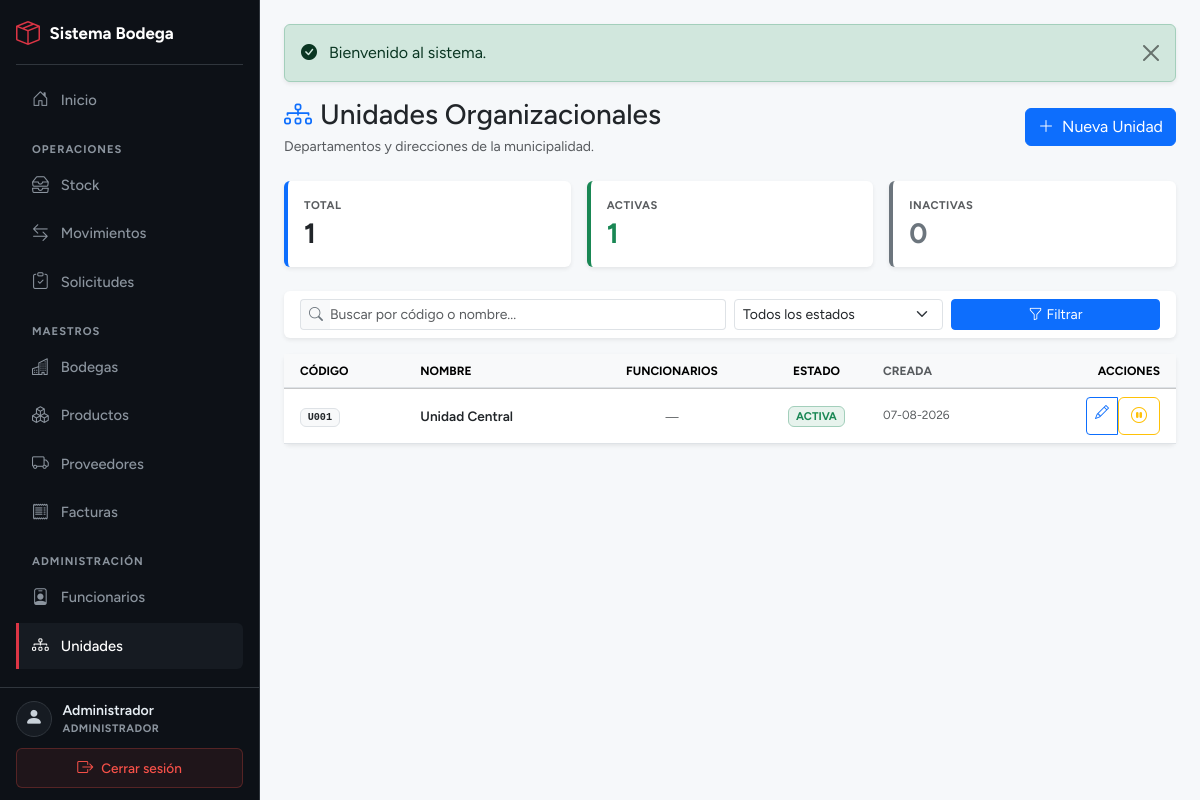
Screenshot of /modulos/unidades/unidades_lista.php (signed in) with the database file from the repository.
### tables this page shows
CREATE TABLE unidades_organizacionales (
    id         INT UNSIGNED AUTO_INCREMENT PRIMARY KEY,
    codigo     VARCHAR(20)  NOT NULL,
    nombre     VARCHAR(150) NOT NULL,
    estado     TINYINT(1)   NOT NULL DEFAULT 1,
    created_at DATETIME     NOT NULL DEFAULT CURRENT_TIMESTAMP,
    UNIQUE KEY uq_unidades_codigo (codigo)
);

### inc/functions.php (called while the page is built, shortened)
<?php
function h($text)
{
    return htmlspecialchars((string)$text, ENT_QUOTES, 'UTF-8');
}
function get($key, $default = '')
{
    return isset($_GET[$key]) ? trim($_GET[$key]) : $default;
}

### modulos/unidades/unidades_lista.php (the view, shortened to what this page needs)
<?php
require_once __DIR__ . '/../../inc/db.php';
require_once __DIR__ . '/../../inc/functions.php';
$buscar   = trim((string)get('buscar'));
$perPage  = 50;
$pagina   = max(1, (int)get('pagina', 1));
$offset   = ($pagina - 1) * $perPage;
$where  = array('1=1');
$params = array();
$whereSql = implode(' AND ', $where);
$sql = "
    SELECT uo.*,
           COUNT(f.id) AS total_funcionarios,
           SUM(CASE WHEN f.estado = 1 THEN 1 ELSE 0 END) AS funcionarios_activos
    FROM unidades_organizacionales uo
    LEFT JOIN funcionarios f ON f.id_unidad = uo.id
    WHERE $whereSql
    GROUP BY uo.id
    ORDER BY uo.nombre ASC
    LIMIT $perPage OFFSET $offset
";
$stmt = $pdo->prepare($sql);
$stmt->execute($params);
$unidades = $stmt->fetchAll();
$kpis = $pdo->query("
    SELECT
        COUNT(*) AS total,
        SUM(CASE WHEN estado = 1 THEN 1 ELSE 0 END) AS activas,
        SUM(CASE WHEN estado = 0 THEN 1 ELSE 0 END) AS inactivas
    FROM unidades_organizacionales
")->fetch();
require_once __DIR__ . '/../../inc/header.php';
?>
<div class="d-flex justify-content-between align-items-center mb-4 flex-wrap gap-2">
    <div>
        <h1 class="h3 mb-0">
            <i class="bi bi-diagram-3 text-primary me-2"></i>Unidades Organizacionales
        </h1>
        <p class="text-muted small mb-0 mt-1">Departamentos y direcciones de la municipalidad.</p>
    </div>
    <a href="unidades_crear.php" class="btn btn-primary">
        <i class="bi bi-plus-lg me-1"></i> Nueva Unidad
    </a>
</div>
<div class="row g-3 mb-4">
    <div class="col-6 col-md-4">
        <div class="card shadow-sm border-0 border-start border-primary border-4 h-100">
            <div class="card-body py-3">
                <p class="text-muted text-uppercase mb-1 fw-bold fs-xs ls-1" >Total</p>
                <h3 class="mb-0 fw-bold text-dark"><?php echo (int)$kpis['total']; ?></h3>
            </div>
        </div>
    </div>
    <div class="col-6 col-md-4">
        <div class="card shadow-sm border-0 border-start border-success border-4 h-100">
            <div class="card-body py-3">
                <p class="text-muted text-uppercase mb-1 fw-bold fs-xs ls-1" >Activas</p>
                <h3 class="mb-0 fw-bold text-success"><?php echo (int)$kpis['activas']; ?></h3>
            </div>
        </div>
    </div>
    <div class="col-6 col-md-4">
        <div class="card shadow-sm border-0 border-start border-secondary border-4 h-100">
            <div class="card-body py-3">
                <p class="text-muted text-uppercase mb-1 fw-bold fs-xs ls-1" >Inactivas</p>
                <h3 class="mb-0 fw-bold text-secondary"><?php echo (int)$kpis['inactivas']; ?></h3>
            </div>
        </div>
    </div>
</div>
<div class="card shadow-sm border-0 mb-3">
    <div class="card-body py-2 px-3">
        <form method="get" class="row g-2 align-items-center">
            <div class="col-md-6">
                <div class="input-group input-group-sm">
                    <span class="input-group-text bg-light text-secondary border-end-0">
                        <i class="bi bi-search"></i>
                    </span>
                    <input type="text" name="buscar" value="<?php echo h($buscar); ?>"
                           class="form-control border-start-0 ps-0"
                           placeholder="Buscar por código o nombre...">
                </div>
            </div>
            <div class="col-md-3">
                <select name="estado" class="form-select form-select-sm">
                    <option value="">Todos los estados</option>
                </select>
            </div>
            <div class="col-md-3 d-flex gap-1">
                <button type="submit" class="btn btn-sm btn-primary flex-grow-1">
                    <i class="bi bi-funnel me-1"></i>Filtrar
                </button>
            </div>
        </form>
    </div>
</div>
<div class="card shadow-sm border-0">
    <div class="card-body p-0">
        <div class="table-responsive">
            <table class="table table-hover align-middle mb-0 fs-md" >
                <thead class="table-light text-secondary fs-sm" >
                    <tr>
                        <th class="px-3 py-2">CÓDIGO</th>
                        <th class="py-2">NOMBRE</th>
                        <th class="py-2 text-center">FUNCIONARIOS</th>
                        <th class="py-2 text-center">ESTADO</th>
                        <th class="py-2 text-muted">CREADA</th>
                        <th class="px-3 py-2 text-end">ACCIONES</th>
                    </tr>
                </thead>
                <tbody>
                <?php if (!$unidades): ?>
                    <tr>
                        <td colspan="6" class="text-center py-5 text-muted">
                            <i class="bi bi-inbox fs-1 d-block mb-2"></i>
                            No se encontraron unidades con los filtros aplicados.
                        </td>
                    </tr>
                <?php else: ?>
                    <?php foreach ($unidades as $u):
                        $activa = ((int)$u['estado'] === 1);
                    ?>
                    <tr>
                        <td class="px-3">
                            <span class="badge bg-light text-dark border font-monospace">
                                <?php echo h($u['codigo']); ?>
                            </span>
                        </td>
                        <td class="fw-semibold text-dark"><?php echo h($u['nombre']); ?></td>
                        <td class="text-center">
                            <?php if ((int)$u['total_funcionarios'] > 0): ?>
                                <span class="badge bg-info bg-opacity-10 text-info border border-info-subtle">
                                    <?php echo (int)$u['funcionarios_activos']; ?> / <?php echo (int)$u['total_funcionarios']; ?>
                                </span>
                            <?php else: ?>
                                <span class="text-muted small">—</span>
                            <?php endif; ?>
                        </td>
                        <td class="text-center">
                            <?php if ($activa): ?>
                                <span class="badge bg-success bg-opacity-10 text-success border border-success-subtle fs-xs" >
                                    ACTIVA
                                </span>
                            <?php else: ?>
                                <span class="badge bg-secondary bg-opacity-10 text-secondary border fs-xs" >
                                    INACTIVA
                                </span>
                            <?php endif; ?>
                        </td>
                        <td class="text-muted small">
                            <?php echo date('d-m-Y', strtotime($u['created_at'])); ?>
                        </td>
                        <td class="px-3 text-end">
                            <div class="btn-group btn-group-sm">
                                <a href="unidades_editar.php?id=<?php echo (int)$u['id']; ?>"
                                   class="btn btn-outline-primary" title="Editar">
                                    <i class="bi bi-pencil"></i>
                                </a>
                                <form method="post" class="d-inline"
                                      onsubmit="return confirm('<?php echo $activa ? '¿Desactivar esta unidad?' : '¿Activar esta unidad?'; ?>')">
                                    <button type="submit" class="btn btn-outline-<?php echo $activa ? 'warning' : 'success'; ?>"
                                            title="<?php echo $activa ? 'Desactivar' : 'Activar'; ?>">
                                        <i class="bi bi-<?php echo $activa ? 'pause-circle' : 'play-circle'; ?>"></i>
                                    </button>
                                </form>
                            </div>
                        </td>
                    </tr>
                    <?php endforeach; ?>
                <?php endif; ?>
                </tbody>
            </table>
        </div>
    </div>
</div>
<?php require_once __DIR__ . '/../../inc/footer.php'; ?>

### static/css/app.css (style rules this page uses)
:root { --fs-2xs: 0.65rem; --fs-xs: 0.7rem; --fs-sm: 0.75rem; --fs-md: 0.85rem; --fs-base: 0.95rem; --fs-lg: 1.35rem; --fs-xl: 2.5rem; --space-1: 0.25rem; --space-2: 0.5rem; --space-3: 0.75rem; --space-4: 1rem; --space-5: 1.5rem; --icon-sm: 0.9rem; --icon-md: 1.05rem; --icon-lg: 1.5rem; --sidebar-width: 260px; --mobile-topbar-height: 54px; --sidebar-bg: #0d1117; --sidebar-border: #30363d; --sidebar-text: #c9d1d9; --sidebar-muted: #8b949e; --accent: #dc3545; }
* { -webkit-tap-highlight-color: transparent; }
html, body { height: 100%; overflow: hidden; }
body { font-family: 'Figtree', sans-serif; background-color: #f6f8fa; }
.table-responsive thead th { position: sticky; top: 0; background-color: #f8f9fa; z-index: 1; box-shadow: inset 0 -1px 0 #dee2e6; }
.fs-xs { font-size: var(--fs-xs) !important; }
.fs-sm { font-size: var(--fs-sm) !important; }
.fs-md { font-size: var(--fs-md) !important; }
.ls-1 { letter-spacing: .5px; }

### rows the page displays
unidades_organizacionales: codigo "U001", nombre "Unidad Central", estado "ACTIVA", created_at "07-08-2026"

### other values shown
$user['nombre'] "Administrador"
$rolLabel ? $rolLabel : $user['rol'] "ADMINISTRADOR"
$flash['message'] "Bienvenido al sistema."
$kpis['total'] "1"
$kpis['activas'] "1"
$kpis['inactivas'] "0"
